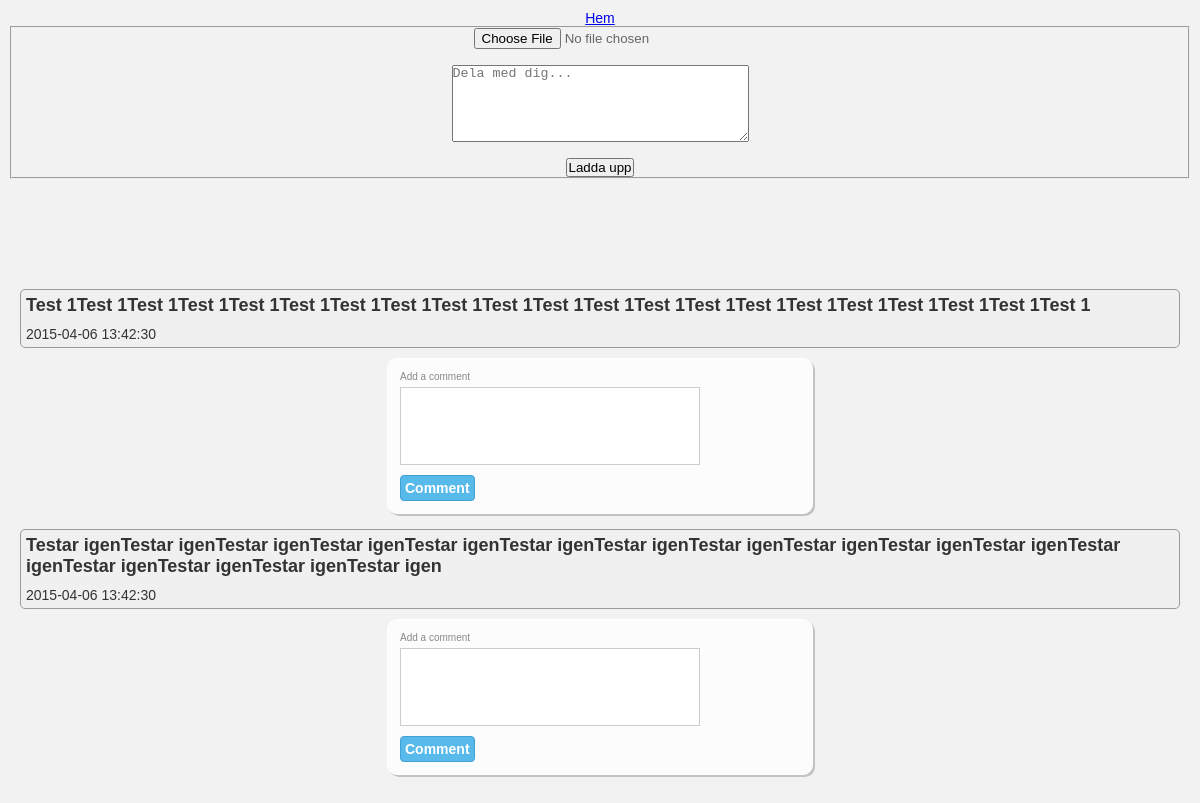
/Feed/index.php, run on the app's committed database.
### tables this page shows
CREATE TABLE IF NOT EXISTS `posts` (
  `PostId` int(10) NOT NULL AUTO_INCREMENT,
  `Post` text NOT NULL,
  `Date` timestamp NOT NULL DEFAULT CURRENT_TIMESTAMP,
  PRIMARY KEY (`PostId`)
);

### Feed/index.php (called while the page is built, shortened)
<?php
include('View/HTMLView.php');
include('View/FeedView.php');
require_once('Controller/MasterController.php');
$masterController = new MasterController();
$html = $masterController->doControll();

### Feed/Controller/UploadController.php (called while the page is built, shortened)
<?php
	require_once('View/UploadView.php');
	class UploadController {
	    private $uploadPage;
		public function __construct() {
			$this->uploadPage = new UploadView();
		}
		public function imgUpload() {
			$this->uploadPage->RenderUploadForm();
		}
	}

### Feed/Model/Dao/PostRepository.php (called while the page is built, shortened)
<?php
 	class PostRepository extends Repository
 	{
 		private static $postId  = "PostId";
 		public function __construct() {
 			$this->table = "posts";
 		}
		public function getPosts() {
		try {
			$db = $this->connection();
			$sql = "SELECT * FROM $this->table ORDER BY (" .  self::$postId . ") ASC LIMIT 0, 8";
			$query = $db->prepare($sql);
			$query->execute();
			$feedItems = $query->fetchAll();
			return $feedItems;
		}
		catch (PDOException $e)
		{
			echo "PDOException : " . $e->getMessage();
		}
	}
 }

### Feed/View/FeedView.php (the view, shortened to what this page needs)
<?php
require_once('Model/Dao/PostRepository.php');
require_once('View/HTMLView.php');
require_once('View/UploadView.php');
class FeedView
{
    private $postRepository;
    private $mainView;
    private static $itemId = "PostId";
    public function __construct()
    {
        $this->postRepository = new PostRepository();
        $this->mainView = new HTMLView();
    }
    public function GetFeedHTML()
    {
        $feedItems = $this->postRepository->getPosts();
        $html = "<!DOCTYPE html>
        <html>
        <head>
        <meta http-equiv='Content-Type'content='text/html; charset=utf-8' />
        <title>Newsfeed</title>
        <link rel='stylesheet' href='css/style.css' />
        <script type='text/javascript' src='js/jquery.min.js'></script>
        <script type='text/javascript' src='js/script.js'></script>
        <script src='script.js'></script>
        <script type='text/javascript' src='js/LoadMoreItems.js'></script>
        <script type='text/javascript' src='js/InsertComment.js'></script>
        </head>
        <body>
                <div class='header'>
                </div>
                <div class='content'>
                <ul id='items'>";
       $html .= $this->mainView->echoHTML($this->DisplayAllImagesForUsers()) ."<br>";
        $last_id = 0;
        foreach ($feedItems as $feedItem)
        {
            $last_id = $feedItem['PostId'];
            $html .=
            "<li>
                <input type='hidden' name='" . self::$itemId . "' value='" . $feedItem['PostId'] . "'>
                <h2>" . $feedItem['Post'] . "</h2>
                <p> " . $feedItem['Date'] . "</p>
            </li>";
            $html .= "<div id='addCommentContainer' class='addCommentContainer'>
                <form class='comment-form' method='post' action=''>
                    <div>
                         <input type='hidden' id='" . self::$itemId . "' name='" . self::$itemId . "' value='" . $feedItem['id'] . "'>
                        <label for='body'>Add a comment</label>
                        <textarea name='body' id='body' maxlength='250' cols='20' rows='5'></textarea>
                        <input type='submit' id='submit' value='Comment'/>
                    </div>
                </form>
            </div>";
        }
        $html .= "<script type='text/javascript'>var last_id = " . $last_id . ";</script>
                </ul>
                <p id='loader'><img src='images/ajax-loader.gif'></p>
                </div>
                <div class='footer'>
                </div>
            </div>
        </body>
        </html>";
        return $html;
    }
    public function DisplayAllImagesForUsers($msg = '') {
        $pic = "<br><br><br><br>";
        return $pic;
    }
}

### Feed/View/BaseView.php (shortened to what this page needs)
<?php
require_once('HTMLView.php');
class BaseView
{
	private $mainView;
	public static $FeedView = "FeedView";
	private static $page = "page";
	function __construct()
	{
		$this->mainView = new HTMLView();
	}
		public function showMenu() {
			    $html = "<ul class='nav navbar-nav'>";
			    $html .= "<li><a href='?".self::$page."=".self::$FeedView."'>Hem</a></li>";
				$html .= "</ul>";
				$html .= "</div>";
				$html .="</nav>";
				return $html;
		}
		public function renderShowMenu() {
			$html = $this->showMenu();
			echo $this->mainView->echoHTML($html);
		}
		public function getPage() {
			return self::$FeedView;
		}
}

### Feed/View/HTMLView.php
<?php
class HTMLView
{
    public function EchoHTML($html)
    {
        echo  $html;
    }
}

### Feed/Controller/MasterController.php
<?php
require_once('View/BaseView.php');
require_once('Controller/UploadController.php');
require_once('View/FeedView.php');
class MasterController extends BaseView
{
	private $baseView;
	private $uploadController;
	private $feedView;
	function __construct()
	{
		$this->baseView = new BaseView();
		$this->uploadController = new UploadController();
		$this->feedView = new FeedView();
	}
		public function doControll() {
			$this->baseView->renderShowMenu();
			try {
				switch ($this->baseView->getPage()) {
					case BaseView::$FeedView:
								$this->uploadController->imgUpload();
								return $this->feedView->GetFeedHTML();
						break;
					}
			}
			catch (Exception $e) {
			}
		}
}

### Feed/View/UploadView.php (shortened to what this page needs)
<?php
require_once('HTMLView.php');
class uploadView {
	private $mainView;
	private $upload = "upload";
	private $images = "images";
	private $title = "message";
	public function __construct() {
		$this->mainView = new HTMLView();
	}
	public function imageUpload($msg = '') {
			$uploadForm =
			'<div id=upload>'.
			'<form id="imageform" class="form-horizontal" enctype="multipart/form-data" method="post" action="">' .
			'<fieldset class="upload">' .
			'<input type="File" name="'.$this->images.'"" >'.
			'<br>'.
			'<br>'.
			'<textarea name="'.$this->title.'" cols="35" rows="5"  maxlength="80" placeholder="Dela med dig... " wrap="hard"></textarea>' .
			'<br>'.
			'<br>'.
			'<input id="'.$this->upload.'" type="submit" name="'.$this->upload.'" value="Ladda upp" class="btn btn-info" >'.
			'</fieldset>'.
			'</form>'.
			'</div>';
			return $uploadForm;
	}
	public function RenderUploadForm($errorMessage = '') {
		$uploadForm = $this->imageUpload($errorMessage);
		echo $this->mainView->echoHTML($uploadForm);
	}
}

### Feed/css/style.css (style rules this page uses)
* { margin: 0; padding: 0; }
body { padding: 10px; background: #eaeaea; text-align: center; font-family: arial; font-size: 12px; color: #333333; }
.header { padding: 10px; }
.content { padding: 10px; min-height: 100px; text-align: center; }
#items { list-style: none; text-align: left; }
#items li { margin: 0 0 10px 0; background: #f1f0f0; border: 1px solid #999999; border-radius: 5px; color: #333333; }
#items li h2 { font-size: 18px; padding: 5px; }
#items li p { padding: 5px; }
* { margin:0; padding:0; }
body { font-size:14px; color:#666; background:url('img/bg.jpg') #f2f2f2; font-family:Arial, Helvetica, sans-serif; }
textarea[name=body] { resize: none; }
.comment, .addCommentContainer { padding:12px; width:400px; position:relative; background-color:#fcfcfc; border:1px solid white; color:#888; margin-bottom:15px; margin-left: auto; margin-right: auto; -moz-border-radius:10px; -webkit-border-radius:10px; border-radius:10px; -moz-box-shadow:2px 2px 0 #c2c2c2; -webkit-box-shadow:2px 2px 0 #c2c2c2; box-shadow:2px 2px 0 #c2c2c2; }
label { font-size:10px; }
.addCommentContainer input[type=text], .addCommentContainer textarea { display:block; border:1px solid #ccc; margin:5px 0 5px; padding:3px; font-size:12px; color:#555; font-family:Arial, Helvetica, sans-serif; }
.addCommentContainer textarea { width:300px; }
#submit { background-color:#58B9EB; border:1px solid #40A2D4; color:#FFFFFF; cursor:pointer; font-family:'Myriad Pro',Arial,Helvetica,sans-serif; font-size:14px; font-weight:bold; padding:4px; margin-top:5px; -moz-border-radius:4px; -webkit-border-radius:4px; border-radius:4px; }

### data on the page
posts: Post "Test 1Test 1Test 1Test 1Test 1Test 1Test 1Test 1Test 1Test 1Test 1Test 1Test 1Test 1Test 1Test 1Test 1Test 1Test 1Test 1Test 1", Date "2015-04-06 13:42:30"
posts: Post "Testar igenTestar igenTestar igenTestar igenTestar igenTestar igenTestar igenTestar igenTestar igenTestar igenTestar igenTestar igenTestar igenTestar igenTestar igenTestar igen", Date "2015-04-06 13:42:30"
